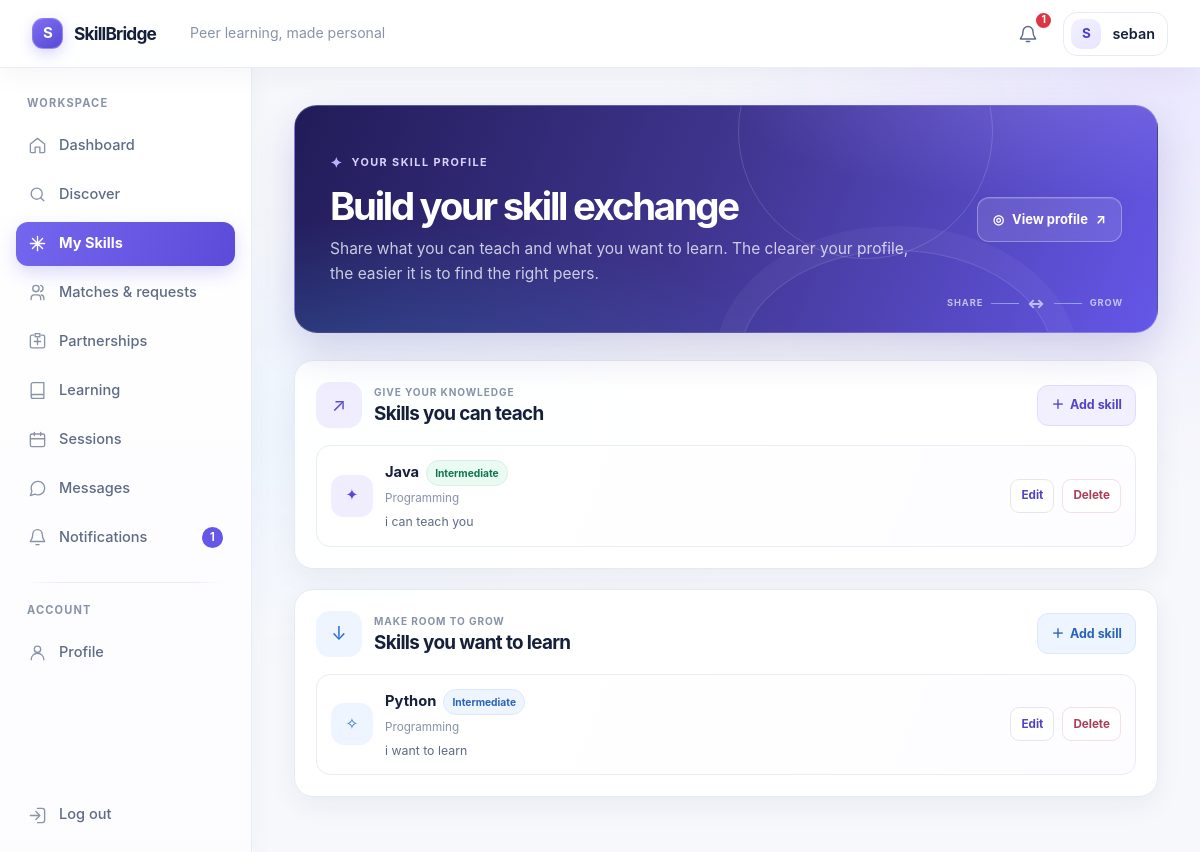
/skills/ (signed in), run on the app's committed database.
### accounts/models.py (models this page shows, shortened)
class User(AbstractUser):
    class Role(models.TextChoices):
        STUDENT = 'STUDENT', 'Student'
        ADMIN = 'ADMIN', 'Admin'
    role = models.CharField(max_length=10, choices=Role.choices, default=Role.STUDENT)
    objects = SkillBridgeUserManager()

### skills/models.py (models this page shows, shortened)
class OfferedSkill(models.Model):
	class Proficiency(models.TextChoices):
		BEGINNER = 'BEGINNER', 'Beginner'
		INTERMEDIATE = 'INTERMEDIATE', 'Intermediate'
		ADVANCED = 'ADVANCED', 'Advanced'
		EXPERT = 'EXPERT', 'Expert'
	profile = models.ForeignKey(
		'profiles.StudentProfile',
		on_delete=models.CASCADE,
		related_name='offered_skills',
	)
	skill = models.ForeignKey(Skill, on_delete=models.PROTECT, related_name='offerings')
	proficiency = models.CharField(max_length=12, choices=Proficiency.choices)
	description = models.CharField(max_length=500, blank=True)
	created_at = models.DateTimeField(auto_now_add=True)
	class Meta:
		ordering = ('created_at',)
		constraints = [
			models.UniqueConstraint(fields=('profile', 'skill'), name='offered_profile_skill_uniq'),
		]

class Skill(models.Model):
	class Category(models.TextChoices):
		PROGRAMMING = 'PROGRAMMING', 'Programming'
		WEB_DEVELOPMENT = 'WEB_DEVELOPMENT', 'Web Development'
		DATABASE = 'DATABASE', 'Database'
		DESIGN = 'DESIGN', 'Design'
		OFFICE_TOOLS = 'OFFICE_TOOLS', 'Office Tools'
		COMMUNICATION = 'COMMUNICATION', 'Communication'
		MUSIC = 'MUSIC', 'Music'
		PHOTOGRAPHY = 'PHOTOGRAPHY', 'Photography'
		VIDEO_EDITING = 'VIDEO_EDITING', 'Video Editing'
		OTHER = 'OTHER', 'Other'
	name = models.CharField(max_length=100)
	category = models.CharField(max_length=20, choices=Category.choices, default=Category.OTHER)
	description = models.TextField(blank=True)
	is_active = models.BooleanField(default=True)
	created_at = models.DateTimeField(auto_now_add=True)
	class Meta:
		ordering = ('name',)
		constraints = [
			models.UniqueConstraint(Lower('name'), name='skill_name_ci_uniq'),
		]

class LearningSkill(models.Model):
	class LearningLevel(models.TextChoices):
		BEGINNER = 'BEGINNER', 'Beginner'
		INTERMEDIATE = 'INTERMEDIATE', 'Intermediate'
		ADVANCED = 'ADVANCED', 'Advanced'
	profile = models.ForeignKey(
		'profiles.StudentProfile',
		on_delete=models.CASCADE,
		related_name='learning_skills',
	)
	skill = models.ForeignKey(Skill, on_delete=models.PROTECT, related_name='learners')
	learning_level = models.CharField(max_length=12, choices=LearningLevel.choices)
	goal = models.CharField(max_length=500, blank=True)
	created_at = models.DateTimeField(auto_now_add=True)
	class Meta:
		ordering = ('created_at',)
		constraints = [
			models.UniqueConstraint(fields=('profile', 'skill'), name='learning_profile_skill_uniq'),
		]

### skills/views.py (the view)
# urls.py: path('', SkillListView.as_view(), name='index'),
class SkillListView(LoginRequiredMixin, TemplateView):
	template_name = 'skills/skill_list.html'
	def get_context_data(self, **kwargs):
		context = super().get_context_data(**kwargs)
		profile = get_object_or_404(StudentProfile, user=self.request.user)
		context['offered_skills'] = profile.offered_skills.select_related('skill').order_by('skill__name')
		context['learning_skills'] = profile.learning_skills.select_related('skill').order_by('skill__name')
		return context

### templates/skills/skill_list.html (shortened to what this page needs)
{% extends 'base.html' %}
{% block content %}
<section class="skills-page mx-auto">
    <header class="skills-page-hero">
        <div class="skills-page-heading">
            <p class="skills-page-eyebrow"><span aria-hidden="true">✦</span> YOUR SKILL PROFILE</p>
            <h1>Build your skill exchange</h1>
            <p>Share what you can teach and what you want to learn. The clearer your profile, the easier it is to find the right peers.</p>
        </div>
        <a class="skills-profile-link" href="{% url 'profile-detail' %}"><span aria-hidden="true">◎</span> View profile <span aria-hidden="true">↗</span></a>
        <div class="skills-hero-flow" aria-hidden="true">
            <span>SHARE</span><i></i><b>↔</b><i></i><span>GROW</span>
        </div>
    </header>
    <div class="skills-section-grid">
    <section class="skills-list-section skills-teach-section" aria-labelledby="teach-heading">
        <header class="skills-list-heading">
            <div class="skills-section-title">
                <span class="skills-section-icon skills-section-icon-teach" aria-hidden="true">↗</span>
                <div><p>GIVE YOUR KNOWLEDGE</p><h2 id="teach-heading">Skills you can teach</h2></div>
            </div>
            <a class="skills-add-link skills-add-link-teach" href="{% url 'skills:teach-add' %}"><span aria-hidden="true">＋</span> Add skill</a>
        </header>
        {% if offered_skills %}
            <div class="skills-items">
                {% for offered in offered_skills %}
                    <article class="skill-item">
                        <span class="skill-item-icon skill-item-icon-teach" aria-hidden="true">✦</span>
                        <div class="skill-item-main">
                            <div class="skill-item-title"><strong>{{ offered.skill.name }}</strong><span class="skill-level-badge skill-level-teach">{{ offered.get_proficiency_display }}</span></div>
                            <span class="skill-item-category">{{ offered.skill.get_category_display }}</span>
                            {% if offered.description %}<p class="skill-item-note">{{ offered.description }}</p>{% endif %}
                        </div>
                        <div class="skill-item-actions">
                            <a href="{% url 'skills:teach-edit' offered.pk %}">Edit</a>
                            <a class="skill-delete-link" href="{% url 'skills:teach-delete' offered.pk %}">Delete</a>
                        </div>
                    </article>
                {% endfor %}
            </div>
        {% endif %}
    </section>
    <section class="skills-list-section skills-learn-section" aria-labelledby="learn-heading">
        <header class="skills-list-heading">
            <div class="skills-section-title">
                <span class="skills-section-icon skills-section-icon-learn" aria-hidden="true">↓</span>
                <div><p>MAKE ROOM TO GROW</p><h2 id="learn-heading">Skills you want to learn</h2></div>
            </div>
            <a class="skills-add-link skills-add-link-learn" href="{% url 'skills:learn-add' %}"><span aria-hidden="true">＋</span> Add skill</a>
        </header>
        {% if learning_skills %}
            <div class="skills-items">
                {% for learning in learning_skills %}
                    <article class="skill-item">
                        <span class="skill-item-icon skill-item-icon-learn" aria-hidden="true">✧</span>
                        <div class="skill-item-main">
                            <div class="skill-item-title"><strong>{{ learning.skill.name }}</strong><span class="skill-level-badge skill-level-learn">{{ learning.get_learning_level_display }}</span></div>
                            <span class="skill-item-category">{{ learning.skill.get_category_display }}</span>
                            {% if learning.goal %}<p class="skill-item-note">{{ learning.goal }}</p>{% endif %}
                        </div>
                        <div class="skill-item-actions">
                            <a href="{% url 'skills:learn-edit' learning.pk %}">Edit</a>
                            <a class="skill-delete-link" href="{% url 'skills:learn-delete' learning.pk %}">Delete</a>
                        </div>
                    </article>
                {% endfor %}
            </div>
        {% endif %}
    </section>
    </div>
</section>
{% endblock %}

### templates/base.html (shortened to what this page needs)
{% load static %}
<!doctype html>
<html lang="en">
<head>
    <link href="https://cdn.jsdelivr.net/npm/bootstrap@5.3.3/dist/css/bootstrap.min.css" rel="stylesheet">
    <link href="{% static 'css/base.css' %}" rel="stylesheet">
    <link href="{% static 'css/layout.css' %}?v=20261005-2" rel="stylesheet">
    <link href="{% static 'css/components.css' %}" rel="stylesheet">
    <link href="{% static 'css/forms.css' %}" rel="stylesheet">
    <link href="{% static 'css/auth.css' %}" rel="stylesheet">
    <link href="{% static 'css/profile.css' %}?v=20261005-2" rel="stylesheet">
    <link href="{% static 'css/skills.css' %}?v=20261005-1" rel="stylesheet">
    <link href="{% static 'css/matching.css' %}?v=20261005-3" rel="stylesheet">
    <link href="{% static 'css/learning.css' %}?v=20261005-5" rel="stylesheet">
    <link href="{% static 'css/chat.css' %}?v=20261005-1" rel="stylesheet">
    <link href="{% static 'css/notifications.css' %}?v=20261005-1" rel="stylesheet">
    <link href="{% static 'css/responsive.css' %}" rel="stylesheet">
</head>
<body class="{% if user.is_authenticated %}app-body{% else %}public-body{% endif %}{% if request.resolver_match.url_name == 'home' and user.is_authenticated and user.role == 'STUDENT' %} student-dashboard-body{% endif %}">
{% if user.is_authenticated %}
    <div class="app-frame">
        <header class="topbar">
            <div class="topbar-main">
                <a class="brand" href="{% url 'home' %}" aria-label="SkillBridge home">
                    <span class="brand-symbol" aria-hidden="true">S</span>
                    <span>SkillBridge</span>
                </a>
                <span class="topbar-context">{% block page_context %}Peer learning, made personal{% endblock %}</span>
            </div>
            <div class="topbar-actions">
                {% if user.role == 'STUDENT' %}
                    <a class="icon-button notification-button" href="{% url 'notifications' %}" aria-label="Notifications{% if unread_notification_count %}, {{ unread_notification_count }} unread{% endif %}">
                        <svg viewBox="0 0 24 24" aria-hidden="true"><path d="M18 9a6 6 0 0 0-12 0c0 7-3 7-3 9h18c0-2-3-2-3-9M10 21h4"/></svg>
                        {% if unread_notification_count %}<span class="badge text-bg-danger notification-dot" aria-label="{{ unread_notification_count }} unread notifications">{{ unread_notification_count }}</span>{% endif %}
                    </a>
                    <a class="profile-chip" href="{% url 'profile-detail' %}">
                        {% if user.student_profile.profile_photo %}
                            <img class="avatar avatar-photo" src="{{ user.student_profile.profile_photo.url }}" alt="">
                        {% else %}
                            <span class="avatar" aria-hidden="true">{{ user.username|first|upper }}</span>
                        {% endif %}
                        <span class="profile-chip-name">{{ user.username }}</span>
                    </a>
                {% elif user.role == 'ADMIN' %}
                    <a class="profile-chip" href="{% url 'admin_dashboard:overview' %}">
                        <span class="avatar" aria-hidden="true">{{ user.username|first|upper }}</span>
                        <span class="profile-chip-name">{{ user.username }}</span>
                    </a>
                {% endif %}
            </div>
        </header>
        <aside class="sidebar" id="app-sidebar" aria-label="Main navigation">
            <div class="sidebar-inner">
                {% if user.role == 'STUDENT' %}
                    <p class="sidebar-label">Workspace</p>
                    <nav class="sidebar-nav">
                        <a class="sidebar-link {% if request.resolver_match.url_name == 'home' %}is-active{% endif %}" href="{% url 'home' %}" {% if request.resolver_match.url_name == 'home' %}aria-current="page"{% endif %}>
                            <svg viewBox="0 0 24 24" aria-hidden="true"><path d="m3 10 9-7 9 7v10a1 1 0 0 1-1 1h-5v-7H9v7H4a1 1 0 0 1-1-1z"/></svg><span>Dashboard</span>
                        </a>
                        <a class="sidebar-link " href="{% url 'matching:index' %}" >
                            <svg viewBox="0 0 24 24" aria-hidden="true"><circle cx="11" cy="11" r="7"/><path d="m20 20-4-4"/></svg><span>Discover</span>
                        </a>
                        <a class="sidebar-link {% if request.resolver_match.namespace == 'skills' %}is-active{% endif %}" href="{% url 'skills:index' %}" {% if request.resolver_match.namespace == 'skills' %}aria-current="page"{% endif %}>
                            <svg viewBox="0 0 24 24" aria-hidden="true"><path d="M12 3v18M3 12h18M5.6 5.6l12.8 12.8m0-12.8L5.6 18.4"/></svg><span>My Skills</span>
                        </a>
                        <a class="sidebar-link " href="{% url 'matching:requests' %}" >
                            <svg viewBox="0 0 24 24" aria-hidden="true"><path d="M16 21v-2a4 4 0 0 0-4-4H8a4 4 0 0 0-4 4v2m6-10a4 4 0 1 0 0-8 4 4 0 0 0 0 8m10 10v-2a4 4 0 0 0-3-3.87m-1-12.13a4 4 0 0 1 0 7.75"/></svg><span>Matches &amp; requests</span>
                        </a>
                        <a class="sidebar-link " href="{% url 'matching:partnerships' %}" >
                            <svg viewBox="0 0 24 24" aria-hidden="true"><path d="M8 12h8m-4-4v8M7 4H5a2 2 0 0 0-2 2v12a2 2 0 0 0 2 2h14a2 2 0 0 0 2-2V6a2 2 0 0 0-2-2h-2M9 2h6v4H9z"/></svg><span>Partnerships</span>
                        </a>
                        <a class="sidebar-link " href="{% url 'learning:directions' %}" >
                            <svg viewBox="0 0 24 24" aria-hidden="true"><path d="M4 19.5A2.5 2.5 0 0 1 6.5 17H20M6.5 2H20v20H6.5A2.5 2.5 0 0 1 4 19.5v-15A2.5 2.5 0 0 1 6.5 2Z"/></svg><span>Learning</span>
                        </a>
                        <a class="sidebar-link " href="{% url 'learning:sessions' %}" >
                            <svg viewBox="0 0 24 24" aria-hidden="true"><rect x="3" y="5" width="18" height="16" rx="2"/><path d="M16 3v4M8 3v4M3 11h18"/></svg><span>Sessions</span>
                        </a>
                        <a class="sidebar-link {% if request.resolver_match.namespace == 'chat' %}is-active{% endif %}" href="{% url 'chat:chat-list' %}" {% if request.resolver_match.namespace == 'chat' %}aria-current="page"{% endif %}>
                            <svg viewBox="0 0 24 24" aria-hidden="true"><path d="M21 11.5a8.4 8.4 0 0 1-.9 3.8 8.5 8.5 0 0 1-7.6 4.7 8.4 8.4 0 0 1-3.8-.9L3 21l1.9-5.7a8.4 8.4 0 0 1-.9-3.8A8.5 8.5 0 0 1 8.7 3.9a8.4 8.4 0 0 1 3.8-.9h.5a8.5 8.5 0 0 1 8 8z"/></svg><span>Messages</span>
                        </a>
                        <a class="sidebar-link " href="{% url 'notifications' %}" >
                            <svg viewBox="0 0 24 24" aria-hidden="true"><path d="M18 8a6 6 0 0 0-12 0c0 7-3 7-3 9h18c0-2-3-2-3-9m-8 13h4"/></svg><span>Notifications</span>
                            {% if unread_notification_count %}<span class="sidebar-count">{{ unread_notification_count }}</span>{% endif %}
                        </a>
                    </nav>
                    <div class="sidebar-divider"></div>
                    <p class="sidebar-label">Account</p>
                    <nav class="sidebar-nav">
                        <a class="sidebar-link " href="{% url 'profile-detail' %}" >
                            <svg viewBox="0 0 24 24" aria-hidden="true"><circle cx="12" cy="8" r="4"/><path d="M4 21a8 8 0 0 1 16 0"/></svg><span>Profile</span>
                        </a>
                    </nav>
                {% endif %}
                <div class="sidebar-footer">
                    <form method="post" action="{% url 'logout' %}">
                        <button class="sidebar-link sidebar-logout" type="submit">
                            <svg viewBox="0 0 24 24" aria-hidden="true"><path d="M10 17l5-5-5-5m5 5H3m9-9h6a3 3 0 0 1 3 3v12a3 3 0 0 1-3 3h-6"/></svg><span>Log out</span>
                        </button>
                    </form>
                </div>
            </div>
        </aside>
        <main class="main-area">
            <div class="content-wrap">
{% endif %}
{% block content %}{% endblock %}
{% if user.is_authenticated %}
            </div>
        </main>
    </div>
{% else %}
    </main>
    {% if request.resolver_match.url_name == 'home' %}
    <script src="{% static 'js/app.js' %}" defer></script>
    {% endif %}
{% endif %}
</body>
</html>

### data on the page
User: username|first "S", username "seban"
OfferedSkill: skill.name "Java", proficiency "Intermediate", skill.category "Programming", description "i can teach you"
LearningSkill: skill.name "Python", learning_level "Intermediate", skill.category "Programming", goal "i want to learn"

### other printed values
{{ unread_notification_count }} "1"
